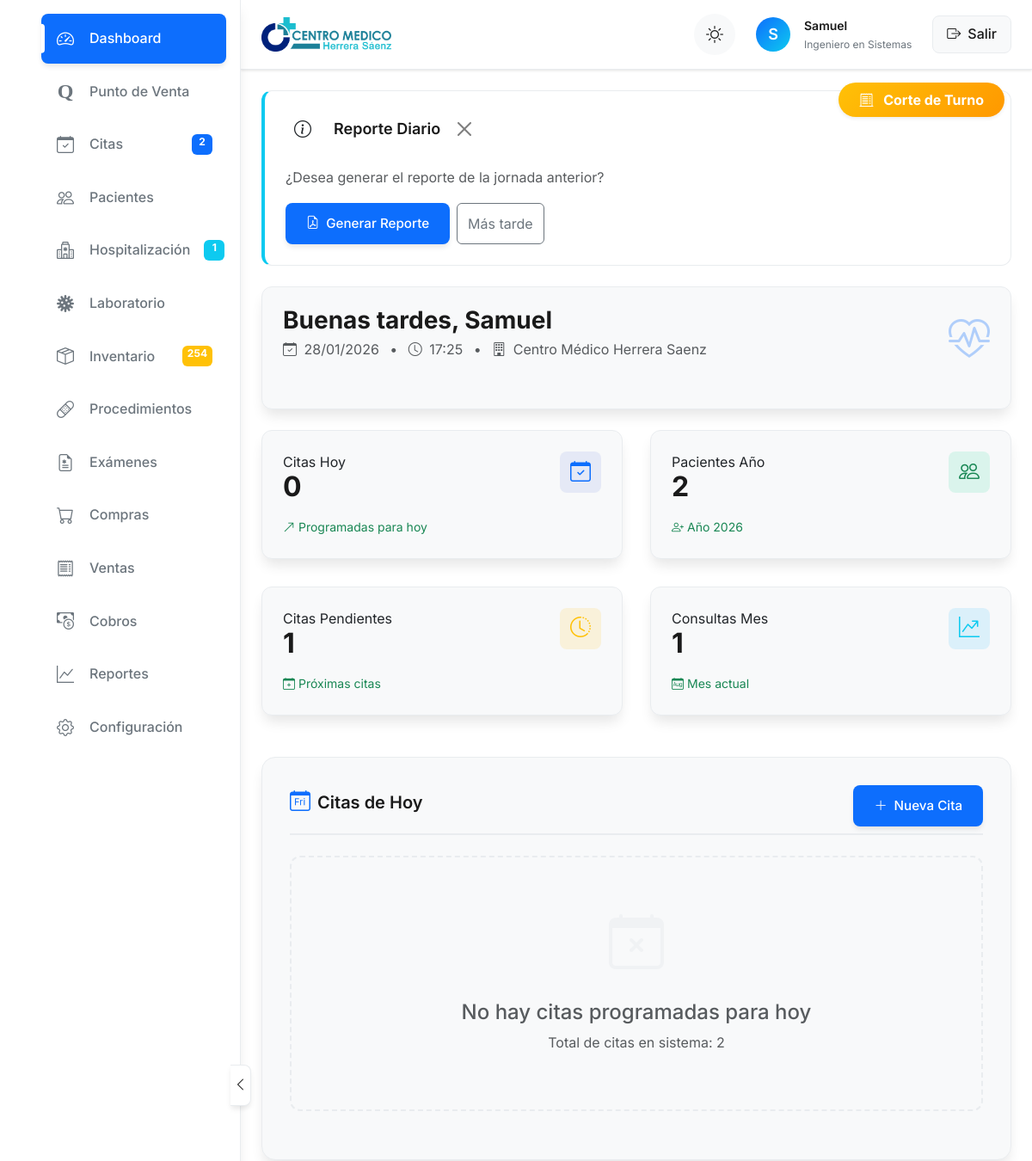
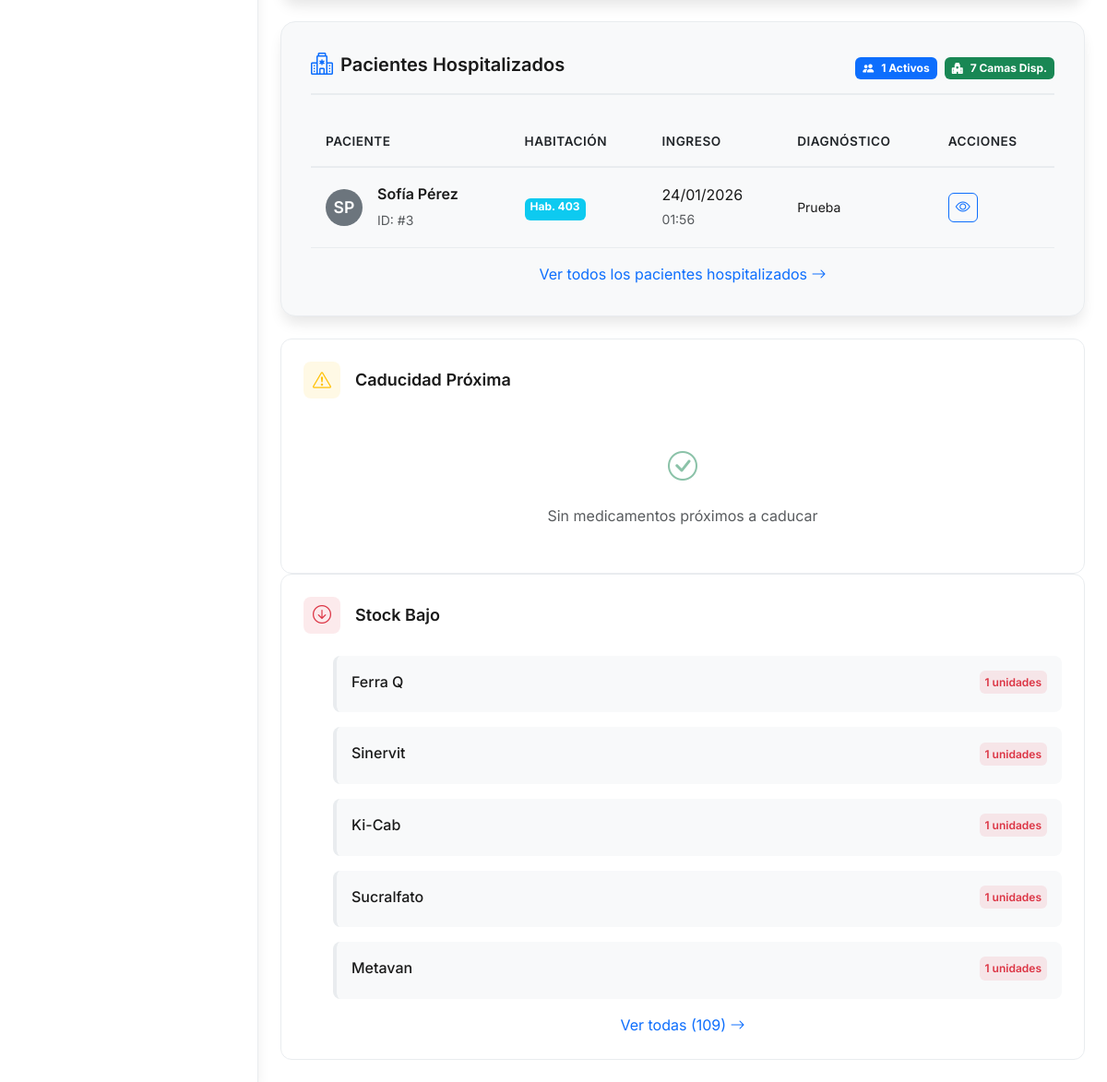
Screenshot of /php/dashboard/index.php (signed in) with the database file from the repository (2 pictures, top to bottom).
### tables this page shows
CREATE TABLE `encamamientos` (
  `id_encamamiento` int NOT NULL,
  `id_paciente` int NOT NULL,
  `id_cama` int NOT NULL,
  `id_doctor` int DEFAULT NULL,
  `fecha_ingreso` datetime NOT NULL,
  `fecha_alta` datetime DEFAULT NULL,
  `motivo_ingreso` text NOT NULL,
  `diagnostico_ingreso` varchar(500) DEFAULT NULL,
  `diagnostico_egreso` varchar(500) DEFAULT NULL,
  `estado` enum('Activo','Alta_Medica','Alta_Administrativa','Transferido','Fallecido') DEFAULT 'Activo',
  `tipo_ingreso` enum('Programado','Emergencia','Referido') DEFAULT 'Programado',
  `notas_ingreso` text,
  `notas_alta` text,
  `created_by` int DEFAULT NULL,
  `fecha_creacion` timestamp NULL DEFAULT CURRENT_TIMESTAMP,
  `fecha_actualizacion` timestamp NULL DEFAULT CURRENT_TIMESTAMP ON UPDATE CURRENT_TIMESTAMP
);

CREATE TABLE `pacientes` (
  `id_paciente` int NOT NULL,
  `nombre` varchar(100) NOT NULL,
  `apellido` varchar(100) NOT NULL,
  `fecha_nacimiento` date NOT NULL,
  `genero` enum('Masculino','Femenino') NOT NULL,
  `direccion` varchar(255) DEFAULT NULL,
  `telefono` varchar(15) DEFAULT NULL,
  `correo` varchar(100) DEFAULT NULL,
  `fecha_registro` timestamp NULL DEFAULT CURRENT_TIMESTAMP
);

CREATE TABLE `habitaciones` (
  `id_habitacion` int NOT NULL,
  `numero_habitacion` varchar(10) NOT NULL,
  `tipo_habitacion` enum('Individual','Compartida','UCI','Pediatría','Observación') NOT NULL,
  `tarifa_por_noche` decimal(10,2) NOT NULL,
  `piso` varchar(50) DEFAULT NULL,
  `estado` enum('Disponible','Ocupada','Mantenimiento','Reservada') DEFAULT 'Disponible',
  `descripcion` text,
  `tiene_bano` tinyint(1) DEFAULT '1',
  `tiene_tv` tinyint(1) DEFAULT '0',
  `tiene_aire_acondicionado` tinyint(1) DEFAULT '0',
  `capacidad_maxima` int DEFAULT '1',
  `fecha_creacion` timestamp NULL DEFAULT CURRENT_TIMESTAMP,
  `fecha_actualizacion` timestamp NULL DEFAULT CURRENT_TIMESTAMP ON UPDATE CURRENT_TIMESTAMP
);

CREATE TABLE `inventario` (
  `id_inventario` int NOT NULL,
  `codigo_barras` varchar(100) DEFAULT NULL,
  `nom_medicamento` varchar(100) NOT NULL,
  `mol_medicamento` varchar(100) NOT NULL,
  `presentacion_med` varchar(100) NOT NULL,
  `casa_farmaceutica` varchar(100) NOT NULL,
  `cantidad_med` int NOT NULL,
  `fecha_adquisicion` date NOT NULL,
  `fecha_vencimiento` date NOT NULL,
  `estado` enum('Disponible','Pendiente') DEFAULT 'Disponible',
  `id_purchase_item` int DEFAULT NULL,
  `precio_venta` decimal(10,2) DEFAULT '0.00',
  `precio_compra` decimal(10,2) DEFAULT '0.00',
  `precio_hospital` decimal(10,2) DEFAULT '0.00',
  `precio_medico` decimal(10,2) DEFAULT '0.00',
  `stock_hospital` int NOT NULL DEFAULT '0'
);

### php/dashboard/index.php (the view, shortened to what the rows shown need)
<?php
try {
    $database = new Database();
    $conn = $database->getConnection();
    $user_name = $_SESSION['nombre'];
    $stmt = $conn->prepare("
        SELECT id_inventario, nom_medicamento, cantidad_med
        FROM inventario
        WHERE cantidad_med > 0 AND cantidad_med < 5
        ORDER BY cantidad_med ASC
    ");
    $stmt->execute();
    $low_stock_medications = $stmt->fetchAll(PDO::FETCH_ASSOC);
    $stmt = $conn->prepare("
        SELECT e.id_encamamiento, p.nombre, p.apellido, h.numero_habitacion, e.fecha_ingreso, e.diagnostico_ingreso
        FROM encamamientos e
        JOIN pacientes p ON e.id_paciente = p.id_paciente
        JOIN camas c ON e.id_cama = c.id_cama
        JOIN habitaciones hab ON c.id_habitacion = hab.id_habitacion
        JOIN habitaciones h ON c.id_habitacion = h.id_habitacion
        WHERE e.estado = 'Activo'
        ORDER BY e.fecha_ingreso DESC
        LIMIT 5
    ");
    $stmt->execute();
    $hospitalized_patients = $stmt->fetchAll(PDO::FETCH_ASSOC);
} catch (Exception $e) {
    error_log("Error en dashboard: " . $e->getMessage());
    die("Error al cargar el dashboard. Por favor, contacte al administrador.");
}
?>
<!DOCTYPE html>
<html lang="es" data-theme="light">
<head>
    <link rel="stylesheet" href="https://cdn.jsdelivr.net/npm/sweetalert2@11/dist/sweetalert2.min.css">
    <link href="https://cdn.jsdelivr.net/npm/bootstrap@5.3.0/dist/css/bootstrap.min.css" rel="stylesheet">
    <link rel="stylesheet" href="https://cdn.jsdelivr.net/npm/bootstrap-icons@1.10.0/font/bootstrap-icons.css">
</head>
<body>
    <div class="dashboard-container">
        <main class="main-content">
            <div class="stat-card mb-4 animate-in">
                <div class="stat-header">
                    <div>
                        <h2 id="greeting" class="stat-value" style="font-size: 1.75rem; margin-bottom: 0.5rem;">
                            <span id="greeting-text">Buenos días</span>, <?php echo htmlspecialchars($user_name); ?>
                        </h2>
                    </div>
                </div>
            </div>
            <section class="appointments-section animate-in delay-2">
                <?php if (count($hospitalized_patients) > 0): ?>
                    <div class="table-responsive">
                        <table class="appointments-table">
                            <thead>
                                <tr>
                                    <th>Paciente</th>
                                    <th>Habitación</th>
                                    <th>Ingreso</th>
                                    <th>Diagnóstico</th>
                                    <th>Acciones</th>
                                </tr>
                            </thead>
                            <tbody>
                                <?php foreach ($hospitalized_patients as $hosp): ?>
                                    <?php
                                    $patient_name = htmlspecialchars($hosp['nombre'] . ' ' . $hosp['apellido']);
                                    $patient_initials = strtoupper(
                                        substr($hosp['nombre'], 0, 1) .
                                        substr($hosp['apellido'], 0, 1)
                                    );
                                    ?>
                                    <tr>
                                        <td>
                                            <div class="patient-cell">
                                                <div class="patient-avatar" style="background: var(--color-secondary);">
                                                    <?php echo $patient_initials; ?>
                                                </div>
                                                <div class="patient-info">
                                                    <div class="patient-name"><?php echo $patient_name; ?></div>
                                                    <small class="text-muted">ID:
                                                        #<?php echo $hosp['id_encamamiento']; ?></small>
                                                </div>
                                            </div>
                                        </td>
                                        <td>
                                            <span class="badge bg-info text-white">
                                                Hab. <?php echo htmlspecialchars($hosp['numero_habitacion']); ?>
                                            </span>
                                        </td>
                                        <td>
                                            <?php echo date('d/m/Y', strtotime($hosp['fecha_ingreso'])); ?>
                                            <br>
                                            <small
                                                class="text-muted"><?php echo date('H:i', strtotime($hosp['fecha_ingreso'])); ?></small>
                                        </td>
                                        <td>
                                            <small class="d-block text-truncate" style="max-width: 150px;">
                                                <?php echo htmlspecialchars($hosp['diagnostico_ingreso']); ?>
                                            </small>
                                        </td>
                                        <td>
                                            <a href="../hospitalization/detalle_encamamiento.php?id=<?php echo $hosp['id_encamamiento']; ?>"
                                                class="btn-icon" title="Ver detalles"
                                                style="color: var(--color-primary); border-color: var(--color-primary);">
                                                <i class="bi bi-eye"></i>
                                            </a>
                                        </td>
                                    </tr>
                                <?php endforeach; ?>
                            </tbody>
                        </table>
                    </div>
                <?php endif; ?>
            </section>
            <div class="alerts-grid animate-in delay-3">
                <div class="alert-card">
                    <?php if (count($low_stock_medications) > 0): ?>
                        <ul class="alert-list">
                            <?php foreach (array_slice($low_stock_medications, 0, 5) as $medication): ?>
                                <li class="alert-item">
                                    <div class="alert-item-header">
                                        <span
                                            class="alert-item-name"><?php echo htmlspecialchars($medication['nom_medicamento']); ?></span>
                                        <span class="alert-badge danger">
                                            <?php echo $medication['cantidad_med']; ?> unidades
                                        </span>
                                    </div>
                                </li>
                            <?php endforeach; ?>
                        </ul>
                    <?php endif; ?>
                </div>
            </div>
        </main>
    </div>
</body>
</html>

### rows the page displays
encamamientos: pacientes.nombre+apellido "SP", pacientes.nombre+apellido "Sofía Pérez", id_encamamiento "3", habitaciones.numero_habitacion "403", fecha_ingreso "24/01/2026", fecha_ingreso "01:56", diagnostico_ingreso "Prueba"
inventario: nom_medicamento "Ferra Q", cantidad_med "1"
inventario: nom_medicamento "Sinervit", cantidad_med "1"
inventario: nom_medicamento "Ki-Cab", cantidad_med "1"
inventario: nom_medicamento "Sucralfato", cantidad_med "1"
inventario: nom_medicamento "Metavan", cantidad_med "1"

### other values shown
$total_appointments "2"
$active_hospitalizations "1"
$pending_purchases "254"
substr($user_name, 0, 1) "S"
$user_name "Samuel"
$user_specialty "Ingeniero en Sistemas"
$today_appointments "0"
$year_patients "2"
$pending_appointments "1"
$month_consultations "1"
$available_beds_count "7"
count($low_stock_medications) "109"
